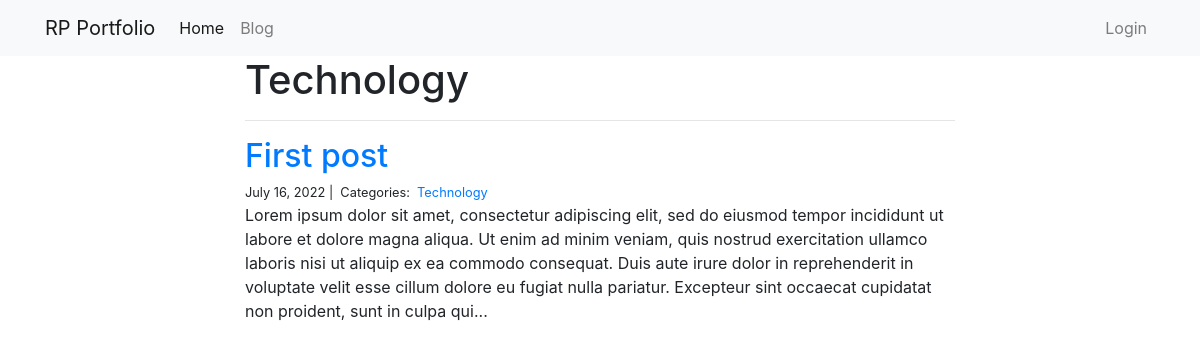
The app's page /blog/Technology/ with its own data.
### blog/models.py (models this page shows)
class Category(models.Model):
    name = models.CharField(max_length=20)

class Post(models.Model):
    title = models.CharField(max_length=255)
    body = models.TextField()
    created_on = models.DateTimeField(auto_now_add=True)
    last_modified = models.DateTimeField(auto_now=True)
    categories = models.ManyToManyField("Category", related_name='posts')

### blog/views.py (the view)
# urls.py: path("<category>/", views.blog_category, name="blog_category"),
def blog_category(request, category):
    posts = Post.objects.filter(
        categories__name__contains=category
    ).order_by(
        '-created_on'
    )
    context = {
        "category": category,
        "posts": posts,
    }
    return render(request, 'blog_category.html', context)

### blog/templates/blog_category.html
{% extends "base.html" %}
{% block page_content %}
<div class="col-md-8 offset-md-2">
    <h1>{{ category | title }}</h1>
    <hr>
    {% for post in posts %}
    <h2><a href="{% url 'blog_detail' post.pk%}">{{ post.title }}</a></h2>
    <small>
        {{ post.created_on.date }} |&nbsp;
        Categories:&nbsp;
        {% for category in post.categories.all %}
        <a href="{% url 'blog_category' category.name %}">
            {{ category.name }}
        </a>&nbsp;
        {% endfor %}
    </small>
    <p>{{ post.body | slice:":400" }}...</p>
    {% endfor %}
</div>
{% endblock %}

### records on screen
Category: name "Technology"
Post: title "First post", created_on "July 16, 2022", body "Lorem ipsum dolor sit amet, consectetur adipiscing elit, sed do eiusmod tempor incididunt ut labore et dolore magna aliqua. Ut enim ad minim veniam, quis nostrud exercitation ullamco laboris nisi ut aliquip ex ea commodo consequat. Duis aute irure dolor in reprehenderit in voluptate velit esse cillum dolore eu fugiat nulla pariatur. Excepteur sint occaecat cupidatat non proident, sunt in culpa qui"
